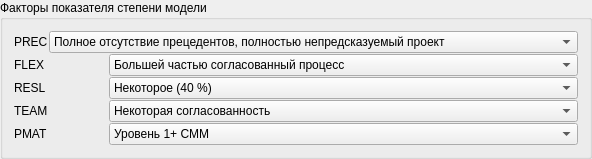
             <widget class="QGroupBox" name="groupBox_5">
              <property name="font">
               <font>
                <weight>50</weight>
                <bold>false</bold>
               </font>
              </property>
              <property name="title">
               <string>Факторы показателя степени модели</string>
              </property>
              <layout class="QVBoxLayout" name="verticalLayout_9">
               <property name="spacing">
                <number>1</number>
               </property>
               <item>
                <layout class="QHBoxLayout" name="horizontalLayout_42" stretch="1,5">
                 <item>
                  <widget class="QLabel" name="label_34">
                   <property name="text">
                    <string>PREC</string>
                   </property>
                  </widget>
                 </item>
                 <item>
                  <widget class="QComboBox" name="factorSelectPREC">
                   <item>
                    <property name="text">
                     <string>Полное отсутствие прецедентов, полностью непредсказуемый проект</string>
                    </property>
                   </item>
                   <item>
                    <property name="text">
                     <string>Почти полное отсутствие прецедентов, в значительной мере непредсказуемый проект</string>
                    </property>
                   </item>
                   <item>
                    <property name="text">
                     <string>Наличие некоторого количества прецедентов</string>
                    </property>
                   </item>
                   <item>
                    <property name="text">
                     <string>Общее знакомство с проектом</string>
                    </property>
                   </item>
                   <item>
                    <property name="text">
                     <string>Значительное знакомство с проектом</string>
                    </property>
                   </item>
                   <item>
                    <property name="text">
                     <string>Полное знакомство с проектом</string>
                    </property>
                   </item>
                  </widget>
                 </item>
                </layout>
               </item>
               <item>
                <layout class="QHBoxLayout" name="horizontalLayout_43" stretch="1,5">
                 <item>
                  <widget class="QLabel" name="label_35">
                   <property name="text">
                    <string>FLEX</string>
                   </property>
                  </widget>
                 </item>
                 <item>
                  <widget class="QComboBox" name="factorSelectFLEX">
                   <property name="currentIndex">
                    <number>3</number>
                   </property>
                   <item>
                    <property name="text">
                     <string>Точный, строгий процесс разработки</string>
                    </property>
                   </item>
                   <item>
                    <property name="text">
                     <string>Случайные послабления в процессе</string>
                    </property>
                   </item>
                   <item>
                    <property name="text">
                     <string>Некоторые послабления в процессе</string>
                    </property>
                   </item>
                   <item>
                    <property name="text">
                     <string>Большей частью согласованный процесс</string>
                    </property>
                   </item>
                   <item>
                    <property name="text">
                     <string>Некоторое согласование процесса</string>
                    </property>
                   </item>
                   <item>
                    <property name="text">
                     <string>Заказчик определил только общие цели</string>
                    </property>
                   </item>
                  </widget>
                 </item>
                </layout>
               </item>
               <item>
                <layout class="QHBoxLayout" name="horizontalLayout_44" stretch="1,5">
                 <item>
                  <widget class="QLabel" name="label_36">
                   <property name="text">
                    <string>RESL</string>
                   </property>
                  </widget>
                 </item>
                 <item>
                  <widget class="QComboBox" name="factorSelectRESL">
                   <property name="currentIndex">
                    <number>1</number>
                   </property>
                   <item>
                    <property name="text">
                     <string>Малое (20 %)</string>
                    </property>
                   </item>
                   <item>
                    <property name="text">
                     <string>Некоторое (40 %)</string>
                    </property>
                   </item>
                   <item>
                    <property name="text">
                     <string>Частое (60 %)</string>
                    </property>
                   </item>
                   <item>
                    <property name="text">
                     <string>В целом (75 %)</string>
                    </property>
                   </item>
                   <item>
                    <property name="text">
                     <string>Почти полное (90 %)</string>
                    </property>
                   </item>
                   <item>
                    <property name="text">
                     <string>Полное (100%)</string>
                    </property>
                   </item>
                  </widget>
                 </item>
                </layout>
               </item>
               <item>
                <layout class="QHBoxLayout" name="horizontalLayout_45" stretch="1,5">
                 <item>
                  <widget class="QLabel" name="label_37">
                   <property name="text">
                    <string>TEAM</string>
                   </property>
                  </widget>
                 </item>
                 <item>
                  <widget class="QComboBox" name="factorSelectTEAM">
                   <property name="currentIndex">
                    <number>2</number>
                   </property>
                   <item>
                    <property name="text">
                     <string>Сильно затрудненное взаимодействие</string>
                    </property>
                   </item>
                   <item>
                    <property name="text">
                     <string>Несколько затрудненное взаимодействие</string>
                    </property>
                   </item>
                   <item>
                    <property name="text">
                     <string>Некоторая согласованность</string>
                    </property>
                   </item>
                   <item>
                    <property name="text">
                     <string>Повышенная согласованность</string>
                    </property>
                   </item>
                   <item>
                    <property name="text">
                     <string>Высокая согласованность</string>
                    </property>
                   </item>
                   <item>
                    <property name="text">
                     <string>Взаимодействие как в едином целом</string>
                    </property>
                   </item>
                  </widget>
                 </item>
                </layout>
               </item>
               <item>
                <layout class="QHBoxLayout" name="horizontalLayout_46" stretch="1,5">
                 <item>
                  <widget class="QLabel" name="label_38">
                   <property name="text">
                    <string>PMAT</string>
                   </property>
                  </widget>
                 </item>
                 <item>
                  <widget class="QComboBox" name="factorSelectPMAT">
                   <property name="currentIndex">
                    <number>1</number>
                   </property>
                   <item>
                    <property name="text">
                     <string>Уровень 1 CMM</string>
                    </property>
                   </item>
                   <item>
                    <property name="text">
                     <string>Уровень 1+ СММ</string>
                    </property>
                   </item>
                   <item>
                    <property name="text">
                     <string>Уровень 2 CMM</string>
                    </property>
                   </item>
                   <item>
                    <property name="text">
                     <string>Уровень 3 CMM</string>
                    </property>
                   </item>
                   <item>
                    <property name="text">
                     <string>Уровень 7 CMM</string>
                    </property>
                   </item>
                   <item>
                    <property name="text">
                     <string>Уровень 5 CMM</string>
                    </property>
                   </item>
                  </widget>
                 </item>
                </layout>
               </item>
              </layout>
             </widget>
